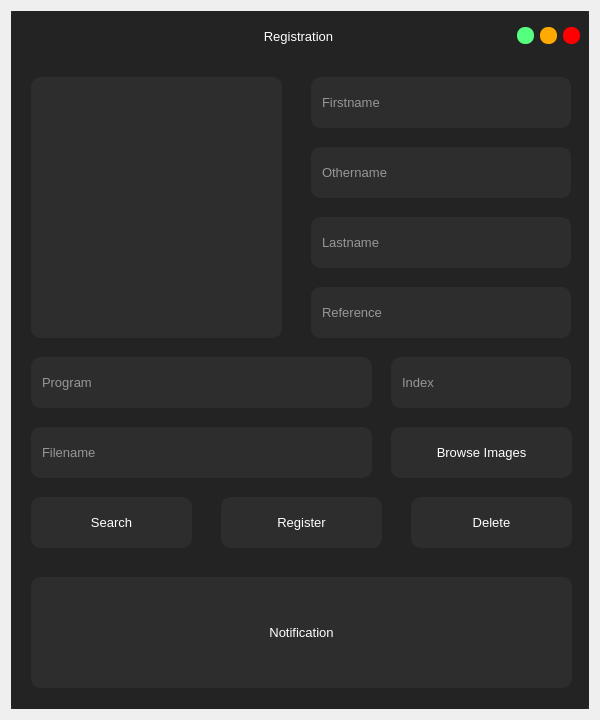
<?xml version="1.0" encoding="UTF-8"?>
<ui version="4.0">
 <class>Registration</class>
 <widget class="QDialog" name="Registration">
  <property name="geometry">
   <rect>
    <x>0</x>
    <y>0</y>
    <width>600</width>
    <height>720</height>
   </rect>
  </property>
  <property name="minimumSize">
   <size>
    <width>600</width>
    <height>700</height>
   </size>
  </property>
  <property name="maximumSize">
   <size>
    <width>600</width>
    <height>720</height>
   </size>
  </property>
  <property name="windowTitle">
   <string>Dialog</string>
  </property>
  <layout class="QVBoxLayout" name="verticalLayout">
   <item>
    <widget class="QFrame" name="frame">
     <property name="styleSheet">
      <string notr="true">background-color: rgb(45, 45, 45);</string>
     </property>
     <property name="frameShape">
      <enum>QFrame::NoFrame</enum>
     </property>
     <property name="frameShadow">
      <enum>QFrame::Raised</enum>
     </property>
     <layout class="QVBoxLayout" name="verticalLayout_4">
      <property name="spacing">
       <number>0</number>
      </property>
      <property name="leftMargin">
       <number>0</number>
      </property>
      <property name="topMargin">
       <number>0</number>
      </property>
      <property name="rightMargin">
       <number>0</number>
      </property>
      <property name="bottomMargin">
       <number>0</number>
      </property>
      <item>
       <widget class="QFrame" name="frame_2">
        <property name="styleSheet">
         <string notr="true">QFrame{
	background-color: rgb(35, 35, 35);
	border-radius:5px;
}</string>
        </property>
        <property name="frameShape">
         <enum>QFrame::NoFrame</enum>
        </property>
        <property name="frameShadow">
         <enum>QFrame::Raised</enum>
        </property>
        <layout class="QVBoxLayout" name="verticalLayout_2">
         <property name="leftMargin">
          <number>0</number>
         </property>
         <property name="topMargin">
          <number>0</number>
         </property>
         <property name="rightMargin">
          <number>0</number>
         </property>
         <property name="bottomMargin">
          <number>0</number>
         </property>
         <item>
          <widget class="QFrame" name="frame_3">
           <property name="minimumSize">
            <size>
             <width>0</width>
             <height>40</height>
            </size>
           </property>
           <property name="maximumSize">
            <size>
             <width>16777215</width>
             <height>30</height>
            </size>
           </property>
           <property name="frameShape">
            <enum>QFrame::NoFrame</enum>
           </property>
           <property name="frameShadow">
            <enum>QFrame::Raised</enum>
           </property>
           <layout class="QHBoxLayout" name="horizontalLayout">
            <property name="topMargin">
             <number>0</number>
            </property>
            <property name="bottomMargin">
             <number>0</number>
            </property>
            <item>
             <widget class="QLabel" name="label">
              <property name="minimumSize">
               <size>
                <width>60</width>
                <height>0</height>
               </size>
              </property>
              <property name="maximumSize">
               <size>
                <width>60</width>
                <height>16777215</height>
               </size>
              </property>
              <property name="text">
               <string/>
              </property>
              <property name="pixmap">
               <pixmap resource="../resource/asset.qrc">:/icons/asset/user-plus.svg</pixmap>
              </property>
             </widget>
            </item>
            <item>
             <widget class="QLabel" name="label_2">
              <property name="font">
               <font>
                <family>Arial</family>
                <pointsize>10</pointsize>
               </font>
              </property>
              <property name="styleSheet">
               <string notr="true">QLabel{
	color: rgb(255, 255, 255);
}</string>
              </property>
              <property name="text">
               <string>Registration</string>
              </property>
              <property name="alignment">
               <set>Qt::AlignCenter</set>
              </property>
             </widget>
            </item>
            <item>
             <widget class="QPushButton" name="btn_minimize">
              <property name="minimumSize">
               <size>
                <width>16</width>
                <height>16</height>
               </size>
              </property>
              <property name="maximumSize">
               <size>
                <width>17</width>
                <height>17</height>
               </size>
              </property>
              <property name="styleSheet">
               <string notr="true">QPushButton{
	background-color: rgb(85, 255, 127);
	border:none;
	border-radius: 8px;
}

QPushButton:hover{	
	background-color: rgba(85, 255, 127,150);
	
}</string>
              </property>
              <property name="text">
               <string/>
              </property>
             </widget>
            </item>
            <item>
             <widget class="QPushButton" name="btn_maximize">
              <property name="minimumSize">
               <size>
                <width>16</width>
                <height>16</height>
               </size>
              </property>
              <property name="maximumSize">
               <size>
                <width>17</width>
                <height>17</height>
               </size>
              </property>
              <property name="styleSheet">
               <string notr="true">QPushButton{
	
	background-color: rgb(255, 170, 0);
	border:none;
	border-radius: 8px;
}

QPushButton:hover{	
	background-color: rgba(255, 170, 0,150);
	
}</string>
              </property>
              <property name="text">
               <string/>
              </property>
             </widget>
            </item>
            <item>
             <widget class="QPushButton" name="btn_close">
              <property name="minimumSize">
               <size>
                <width>16</width>
                <height>16</height>
               </size>
              </property>
              <property name="maximumSize">
               <size>
                <width>17</width>
                <height>17</height>
               </size>
              </property>
              <property name="styleSheet">
               <string notr="true">QPushButton{
	background-color: rgb(255, 0, 0);
	border:none;
	border-radius: 8px;
}

QPushButton:hover{	
	background-color: rgba(255, 0, 0,150);
	
}</string>
              </property>
              <property name="text">
               <string/>
              </property>
             </widget>
            </item>
           </layout>
          </widget>
         </item>
         <item>
          <widget class="QFrame" name="frame_4">
           <property name="frameShape">
            <enum>QFrame::NoFrame</enum>
           </property>
           <property name="frameShadow">
            <enum>QFrame::Raised</enum>
           </property>
           <widget class="QLineEdit" name="reg_firstname">
            <property name="geometry">
             <rect>
              <x>300</x>
              <y>20</y>
              <width>260</width>
              <height>51</height>
             </rect>
            </property>
            <property name="minimumSize">
             <size>
              <width>260</width>
              <height>0</height>
             </size>
            </property>
            <property name="maximumSize">
             <size>
              <width>16777215</width>
              <height>16777215</height>
             </size>
            </property>
            <property name="font">
             <font>
              <pointsize>10</pointsize>
             </font>
            </property>
            <property name="styleSheet">
             <string notr="true">QLineEdit{
	color: rgb(255, 255, 255);
	border: 2px solid  rgb(45, 45, 45);
	border-radius:10px;
	padding-left: 7px;
}

QLineEdit:hover{
	border:2px solid rgb(35, 35, 35);
}

QLineEdit:focus{
	border:2px solid rgb(255, 255, 255);
}</string>
            </property>
            <property name="placeholderText">
             <string>Firstname</string>
            </property>
            <property name="clearButtonEnabled">
             <bool>true</bool>
            </property>
           </widget>
           <widget class="QLabel" name="image">
            <property name="geometry">
             <rect>
              <x>20</x>
              <y>20</y>
              <width>251</width>
              <height>261</height>
             </rect>
            </property>
            <property name="font">
             <font>
              <family>Arial</family>
              <pointsize>14</pointsize>
              <weight>50</weight>
              <bold>false</bold>
             </font>
            </property>
            <property name="styleSheet">
             <string notr="true">QLabel{
	color: rgb(255, 255, 255);
	background-color: rgb(45, 45, 45);
	border-radius: 10px;
}</string>
            </property>
            <property name="text">
             <string/>
            </property>
            <property name="pixmap">
             <pixmap resource="../resource/asset.qrc">:/icons/asset/image.svg</pixmap>
            </property>
            <property name="alignment">
             <set>Qt::AlignCenter</set>
            </property>
           </widget>
           <widget class="QLineEdit" name="reg_othername">
            <property name="geometry">
             <rect>
              <x>300</x>
              <y>90</y>
              <width>260</width>
              <height>51</height>
             </rect>
            </property>
            <property name="minimumSize">
             <size>
              <width>260</width>
              <height>0</height>
             </size>
            </property>
            <property name="maximumSize">
             <size>
              <width>16777215</width>
              <height>16777215</height>
             </size>
            </property>
            <property name="font">
             <font>
              <pointsize>10</pointsize>
             </font>
            </property>
            <property name="styleSheet">
             <string notr="true">QLineEdit{
	color: rgb(255, 255, 255);
	border: 2px solid  rgb(45, 45, 45);
	border-radius:10px;
	padding-left: 7px;
}

QLineEdit:hover{
	border:2px solid rgb(35, 35, 35);
}

QLineEdit:focus{
	border:2px solid rgb(255, 255, 255);
}</string>
            </property>
            <property name="placeholderText">
             <string>Othername</string>
            </property>
            <property name="clearButtonEnabled">
             <bool>true</bool>
            </property>
           </widget>
           <widget class="QLineEdit" name="reg_lastname">
            <property name="geometry">
             <rect>
              <x>300</x>
              <y>160</y>
              <width>260</width>
              <height>51</height>
             </rect>
            </property>
            <property name="minimumSize">
             <size>
              <width>260</width>
              <height>0</height>
             </size>
            </property>
            <property name="maximumSize">
             <size>
              <width>16777215</width>
              <height>16777215</height>
             </size>
            </property>
            <property name="font">
             <font>
              <pointsize>10</pointsize>
             </font>
            </property>
            <property name="styleSheet">
             <string notr="true">QLineEdit{
	color: rgb(255, 255, 255);
	border: 2px solid  rgb(45, 45, 45);
	border-radius:10px;
	padding-left: 7px;
}

QLineEdit:hover{
	border:2px solid rgb(35, 35, 35);
}

QLineEdit:focus{
	border:2px solid rgb(255, 255, 255);
}</string>
            </property>
            <property name="placeholderText">
             <string>Lastname</string>
            </property>
            <property name="clearButtonEnabled">
             <bool>true</bool>
            </property>
           </widget>
           <widget class="QLineEdit" name="reg_reference">
            <property name="geometry">
             <rect>
              <x>300</x>
              <y>230</y>
              <width>260</width>
              <height>51</height>
             </rect>
            </property>
            <property name="minimumSize">
             <size>
              <width>260</width>
              <height>0</height>
             </size>
            </property>
            <property name="maximumSize">
             <size>
              <width>16777215</width>
              <height>16777215</height>
             </size>
            </property>
            <property name="font">
             <font>
              <pointsize>10</pointsize>
             </font>
            </property>
            <property name="styleSheet">
             <string notr="true">QLineEdit{
	color: rgb(255, 255, 255);
	border: 2px solid  rgb(45, 45, 45);
	border-radius:10px;
	padding-left: 7px;
}

QLineEdit:hover{
	border:2px solid rgb(35, 35, 35);
}

QLineEdit:focus{
	border:2px solid rgb(255, 255, 255);
}</string>
            </property>
            <property name="placeholderText">
             <string>Reference</string>
            </property>
            <property name="clearButtonEnabled">
             <bool>true</bool>
            </property>
           </widget>
           <widget class="QLineEdit" name="reg_index">
            <property name="geometry">
             <rect>
              <x>380</x>
              <y>300</y>
              <width>180</width>
              <height>51</height>
             </rect>
            </property>
            <property name="minimumSize">
             <size>
              <width>180</width>
              <height>0</height>
             </size>
            </property>
            <property name="maximumSize">
             <size>
              <width>16777215</width>
              <height>16777215</height>
             </size>
            </property>
            <property name="font">
             <font>
              <pointsize>10</pointsize>
             </font>
            </property>
            <property name="styleSheet">
             <string notr="true">QLineEdit{
	color: rgb(255, 255, 255);
	border: 2px solid  rgb(45, 45, 45);
	border-radius:10px;
	padding-left: 7px;
}

QLineEdit:hover{
	border:2px solid rgb(35, 35, 35);
}

QLineEdit:focus{
	border:2px solid rgb(255, 255, 255);
}</string>
            </property>
            <property name="placeholderText">
             <string>Index</string>
            </property>
            <property name="clearButtonEnabled">
             <bool>true</bool>
            </property>
           </widget>
           <widget class="QLineEdit" name="reg_program">
            <property name="geometry">
             <rect>
              <x>20</x>
              <y>300</y>
              <width>341</width>
              <height>51</height>
             </rect>
            </property>
            <property name="minimumSize">
             <size>
              <width>260</width>
              <height>0</height>
             </size>
            </property>
            <property name="maximumSize">
             <size>
              <width>16777215</width>
              <height>16777215</height>
             </size>
            </property>
            <property name="font">
             <font>
              <pointsize>10</pointsize>
             </font>
            </property>
            <property name="styleSheet">
             <string notr="true">QLineEdit{
	color: rgb(255, 255, 255);
	border: 2px solid  rgb(45, 45, 45);
	border-radius:10px;
	padding-left: 7px;
}

QLineEdit:hover{
	border:2px solid rgb(35, 35, 35);
}

QLineEdit:focus{
	border:2px solid rgb(255, 255, 255);
}</string>
            </property>
            <property name="placeholderText">
             <string>Program</string>
            </property>
            <property name="clearButtonEnabled">
             <bool>true</bool>
            </property>
           </widget>
           <widget class="QLineEdit" name="reg_filename">
            <property name="geometry">
             <rect>
              <x>20</x>
              <y>370</y>
              <width>341</width>
              <height>51</height>
             </rect>
            </property>
            <property name="minimumSize">
             <size>
              <width>260</width>
              <height>0</height>
             </size>
            </property>
            <property name="maximumSize">
             <size>
              <width>16777215</width>
              <height>16777215</height>
             </size>
            </property>
            <property name="font">
             <font>
              <pointsize>10</pointsize>
             </font>
            </property>
            <property name="styleSheet">
             <string notr="true">QLineEdit{
	color: rgb(255, 255, 255);
	border: 2px solid  rgb(45, 45, 45);
	border-radius:10px;
	padding-left: 7px;
}

QLineEdit:hover{
	border:2px solid rgb(35, 35, 35);
}

QLineEdit:focus{
	border:2px solid rgb(255, 255, 255);
}</string>
            </property>
            <property name="placeholderText">
             <string>Filename</string>
            </property>
            <property name="clearButtonEnabled">
             <bool>true</bool>
            </property>
           </widget>
           <widget class="QPushButton" name="btn_reg_browse">
            <property name="geometry">
             <rect>
              <x>380</x>
              <y>370</y>
              <width>181</width>
              <height>51</height>
             </rect>
            </property>
            <property name="font">
             <font>
              <pointsize>10</pointsize>
             </font>
            </property>
            <property name="styleSheet">
             <string notr="true">QPushButton{
	color: rgb(255, 255, 255);
	background-color: rgb(45, 45, 45);
	border:none;
	border-radius: 10px;
}

QPushButton:hover{
	border-radius: 20px;
}

QPushButton:pressed{
	border: 2px solid rgb(255,255,255);	
}</string>
            </property>
            <property name="text">
             <string>Browse Images</string>
            </property>
            <property name="iconSize">
             <size>
              <width>30</width>
              <height>30</height>
             </size>
            </property>
            <property name="flat">
             <bool>true</bool>
            </property>
           </widget>
           <widget class="QPushButton" name="btn_reg_register">
            <property name="geometry">
             <rect>
              <x>210</x>
              <y>440</y>
              <width>161</width>
              <height>51</height>
             </rect>
            </property>
            <property name="font">
             <font>
              <pointsize>10</pointsize>
             </font>
            </property>
            <property name="styleSheet">
             <string notr="true">QPushButton{
	color: rgb(255, 255, 255);
	background-color: rgb(45, 45, 45);
	border:none;
	border-radius: 10px;
}

QPushButton:hover{
	border-radius: 20px;
}

QPushButton:pressed{
	border: 2px solid rgb(255,255,255);	
}</string>
            </property>
            <property name="text">
             <string>Register</string>
            </property>
            <property name="icon">
             <iconset resource="../resource/asset.qrc">
              <normaloff>:/icons/asset/user-plus.svg</normaloff>:/icons/asset/user-plus.svg</iconset>
            </property>
            <property name="iconSize">
             <size>
              <width>30</width>
              <height>30</height>
             </size>
            </property>
            <property name="flat">
             <bool>true</bool>
            </property>
           </widget>
           <widget class="QPushButton" name="btn_reg_delete">
            <property name="geometry">
             <rect>
              <x>400</x>
              <y>440</y>
              <width>161</width>
              <height>51</height>
             </rect>
            </property>
            <property name="font">
             <font>
              <pointsize>10</pointsize>
             </font>
            </property>
            <property name="styleSheet">
             <string notr="true">QPushButton{
	color: rgb(255, 255, 255);
	background-color: rgb(45, 45, 45);
	border:none;
	border-radius: 10px;
}

QPushButton:hover{
	border-radius: 20px;
}

QPushButton:pressed{
	border: 2px solid rgb(255,255,255);	
}</string>
            </property>
            <property name="text">
             <string>Delete</string>
            </property>
            <property name="icon">
             <iconset resource="../resource/asset.qrc">
              <normaloff>:/icons/asset/trash-2.svg</normaloff>:/icons/asset/trash-2.svg</iconset>
            </property>
            <property name="iconSize">
             <size>
              <width>30</width>
              <height>30</height>
             </size>
            </property>
            <property name="flat">
             <bool>true</bool>
            </property>
           </widget>
           <widget class="QLabel" name="label_notification">
            <property name="geometry">
             <rect>
              <x>20</x>
              <y>520</y>
              <width>541</width>
              <height>111</height>
             </rect>
            </property>
            <property name="font">
             <font>
              <family>MS Shell Dlg 2</family>
              <pointsize>10</pointsize>
              <weight>50</weight>
              <bold>false</bold>
             </font>
            </property>
            <property name="styleSheet">
             <string notr="true">QLabel{
	color: rgb(255, 255, 255);
	background-color: rgb(45, 45, 45);
	border-radius: 10px;
}</string>
            </property>
            <property name="text">
             <string>Notification</string>
            </property>
            <property name="alignment">
             <set>Qt::AlignCenter</set>
            </property>
            <property name="wordWrap">
             <bool>true</bool>
            </property>
           </widget>
           <widget class="QPushButton" name="btn_reg_search">
            <property name="geometry">
             <rect>
              <x>20</x>
              <y>440</y>
              <width>161</width>
              <height>51</height>
             </rect>
            </property>
            <property name="font">
             <font>
              <pointsize>10</pointsize>
             </font>
            </property>
            <property name="styleSheet">
             <string notr="true">QPushButton{
	color: rgb(255, 255, 255);
	background-color: rgb(45, 45, 45);
	border:none;
	border-radius: 10px;
}

QPushButton:hover{
	border-radius: 20px;
}

QPushButton:pressed{
	border: 2px solid rgb(255,255,255);	
}</string>
            </property>
            <property name="text">
             <string>Search</string>
            </property>
            <property name="icon">
             <iconset resource="../resource/asset.qrc">
              <normaloff>:/icons/asset/search.svg</normaloff>:/icons/asset/search.svg</iconset>
            </property>
            <property name="iconSize">
             <size>
              <width>30</width>
              <height>30</height>
             </size>
            </property>
            <property name="flat">
             <bool>true</bool>
            </property>
           </widget>
          </widget>
         </item>
        </layout>
       </widget>
      </item>
     </layout>
    </widget>
   </item>
  </layout>
 </widget>
 <resources>
  <include location="../resource/asset.qrc"/>
 </resources>
 <connections/>
</ui>
